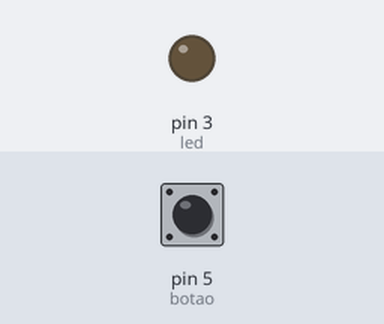
The sketch below on a simulated Arduino Uno, built with avr-gcc and run on an emulated ATmega328P. Shown: output pins drawn as LEDs (lit = HIGH). Inputs (shaded band) come from the test bench; at power-on: pin 5 (botao) HIGH.

Above: at 1.2 s.
1.3 s: pin 5 (botao) pulled LOW for 0.15 s
At 2.3 s:
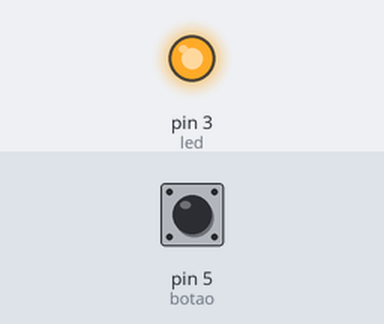
2.9 s: pin 5 (botao) pulled LOW for 1 s
At 3.5 s:
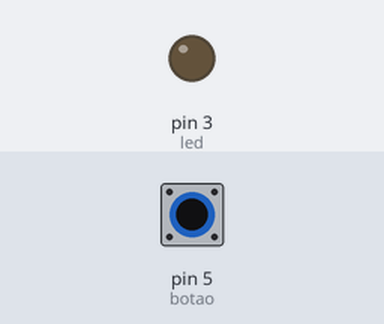
5.4 s: pin 5 (botao) pulled LOW for 3.2 s
At 6.6 s:
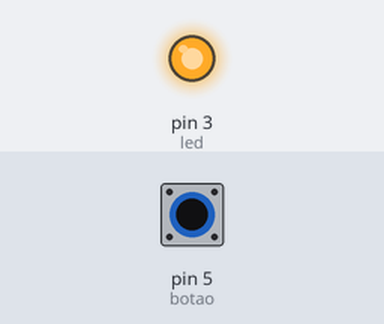
Timing chart, 0 to 8.4 s (numbered marks = the images above; inputs shaded):
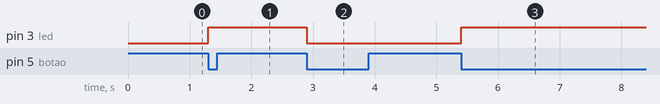

The sketch:

Atividade_3.ino
```cpp
int led = 3;
int botao = 5;
unsigned long tempoatual = 0;
int inicial = 0;
int intervalo = 500;
int estadobotao = HIGH;
bool estadoled = 0;
void setup()
{
  pinMode(led, OUTPUT);
  pinMode(botao, INPUT_PULLUP);
}

void loop()
{
 int estadoatualbotao = digitalRead(botao);
	 tempoatual = millis();

 if (estadoatualbotao == LOW && estadobotao == HIGH){
   if (tempoatual - inicial >= intervalo){
    inicial = tempoatual;
    estadoled = !estadoled;
    digitalWrite(led, estadoled);
  }
  }
    estadobotao = estadoatualbotao;
}
```

Measured:
- after the input at 1.3 s, pin 3 (led): LOW → HIGH at once
- after the input at 2.9 s, pin 3 (led): HIGH → LOW at once
- after the input at 5.4 s, pin 3 (led): LOW → HIGH at once
